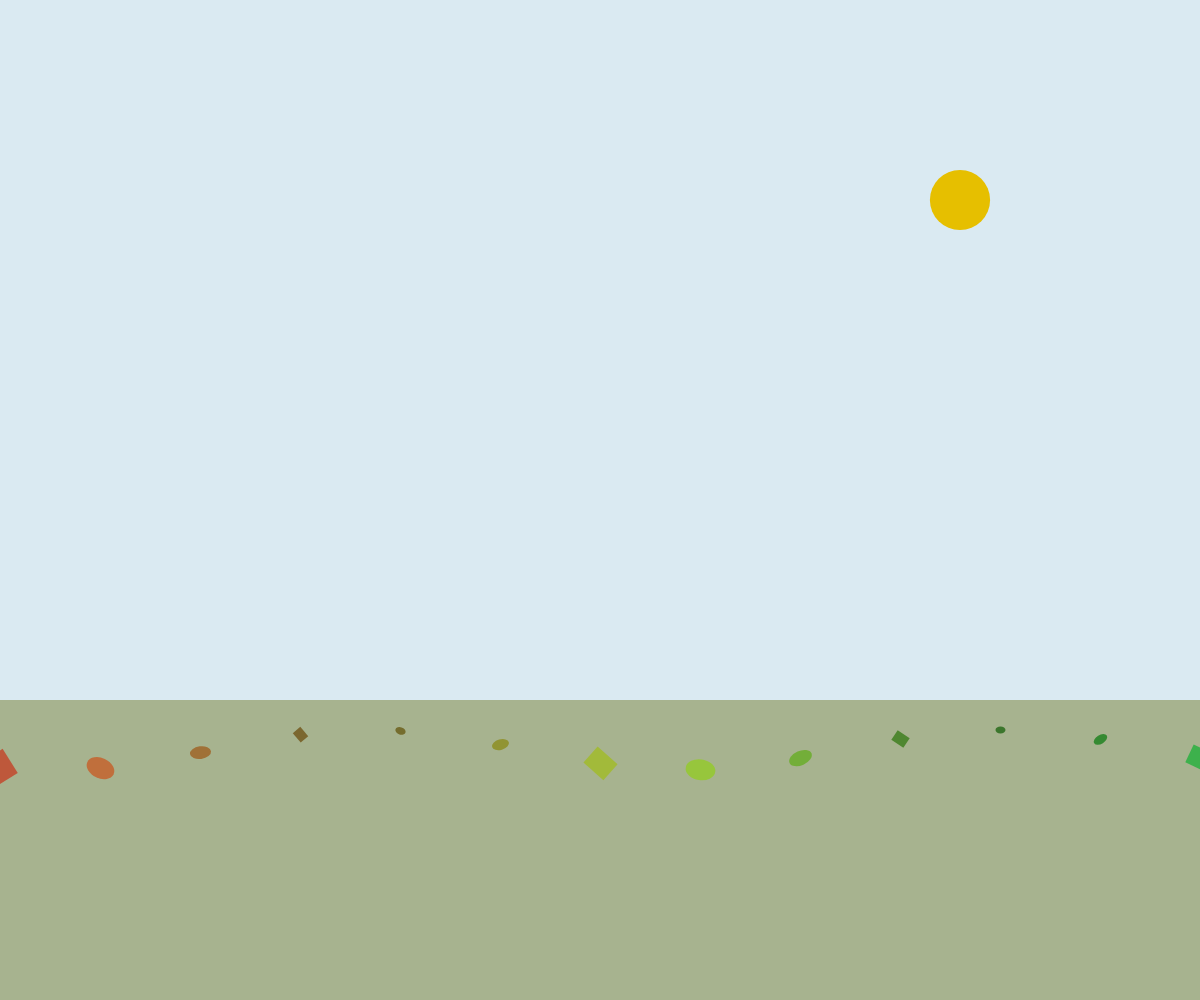
Frame 1 (no input)
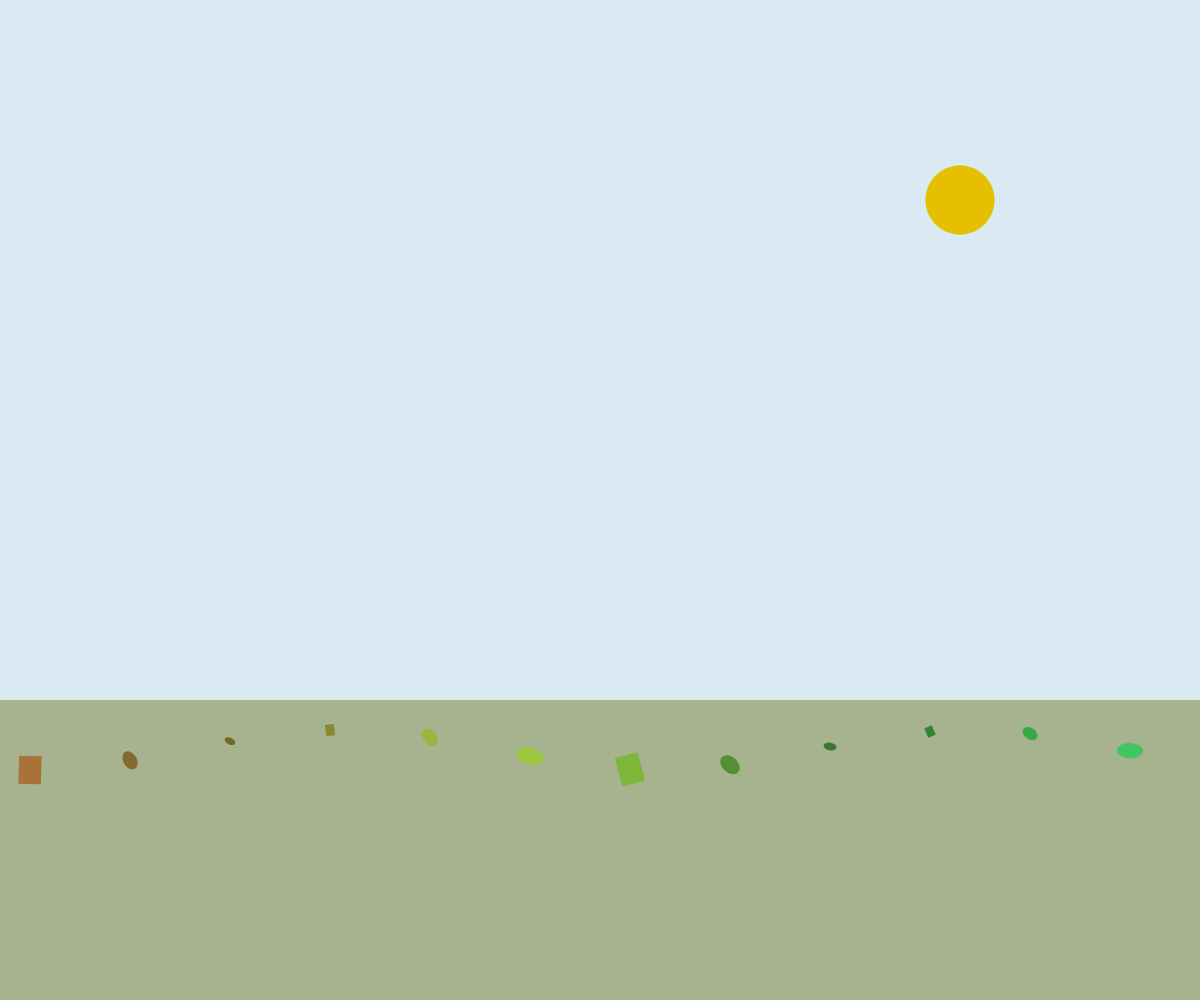
Frame 60 (no input)
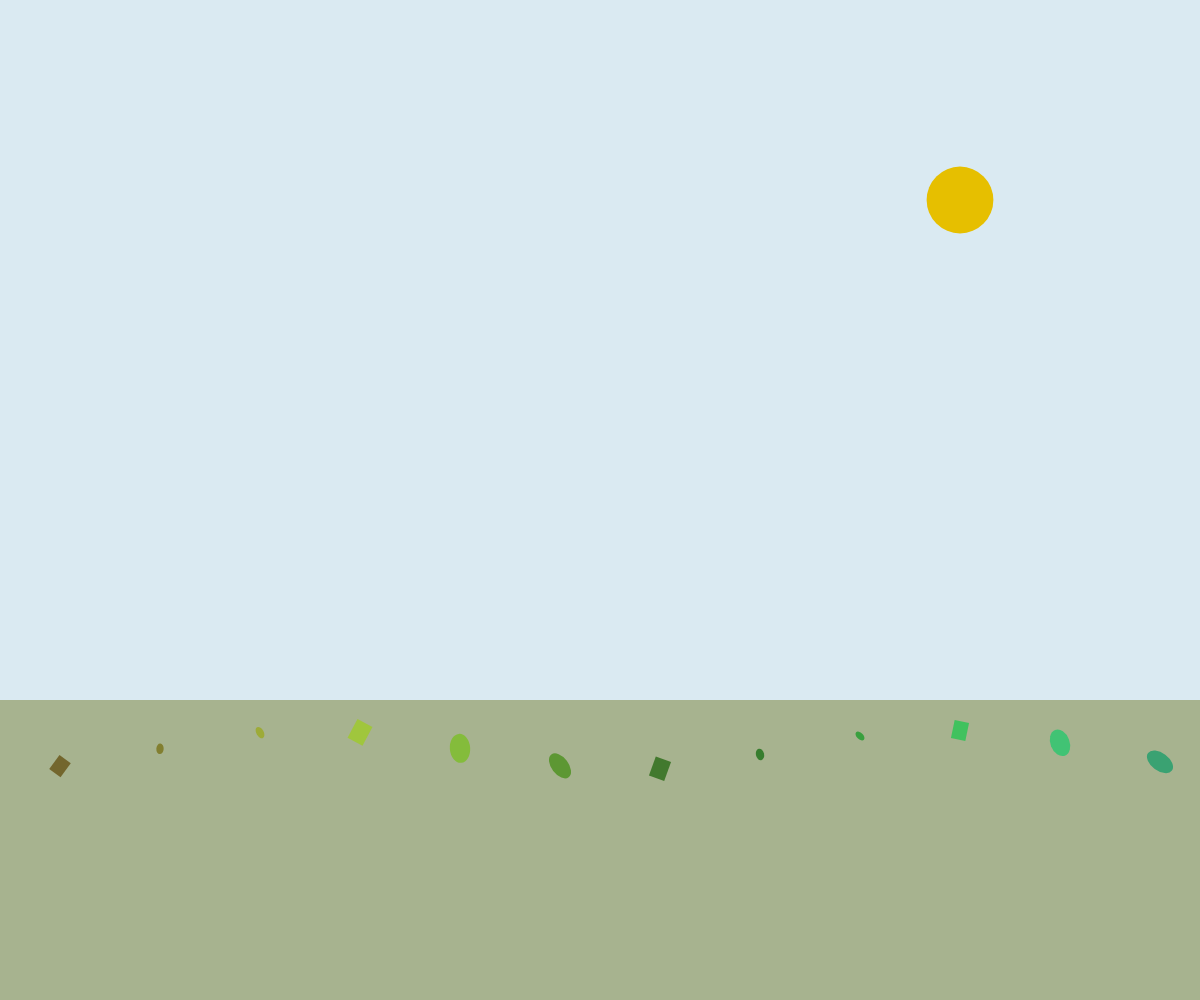
Frame 120 (the mouse pressed at the canvas centre since frame 60)

The p5.js sketch that drew these frames (run headless with seeded random() and noise() and a simulated clock; from frame 60 on, the mouse is pressed at the canvas centre):

// p5.js sketch
// ── sketch.js
function setup() {
  createCanvas(windowWidth, windowHeight);
  colorMode(HSB, 360, 100, 100, 1);
  noStroke();
}

function draw() {
  background(200, 10, 95); // muted sky

  // Draw ground
  fill(80, 20, 70);
  rect(0, height * 0.7, width, height * 0.3);

  // Draw evolving vegetables
  for (let i = 0; i < 15; i++) {
    let x = (i * 100 + frameCount * 0.5) % (width + 200) - 100;
    let y = height * 0.75 + sin(frameCount * 0.01 + i) * 20;
    let size = 20 + sin(frameCount * 0.02 + i) * 10;
    let hue = (frameCount * 0.3 + i * 10) % 360;

    // Vegetable shape - growing and morphing
    fill(hue, 80, 60 + sin(frameCount * 0.03 + i) * 20, 0.8);
    push();
    translate(x, y);
    rotate(frameCount * 0.01 + i);
    if (i % 3 === 0) {
      ellipse(0, 0, size, size * 0.6); // carrot-like
    } else if (i % 3 === 1) {
      rectMode(CENTER);
      rect(0, 0, size, size * 0.8); // potato-like
    } else {
      ellipse(0, 0, size * 0.7, size); // tomato-like
    }
    pop();
  }

  // Subtle sun movement
  fill(50, 100, 90);
  ellipse(width * 0.8, height * 0.2, 60 + sin(frameCount * 0.02) * 10);
}

function windowResized() {
  resizeCanvas(windowWidth, windowHeight);
}
